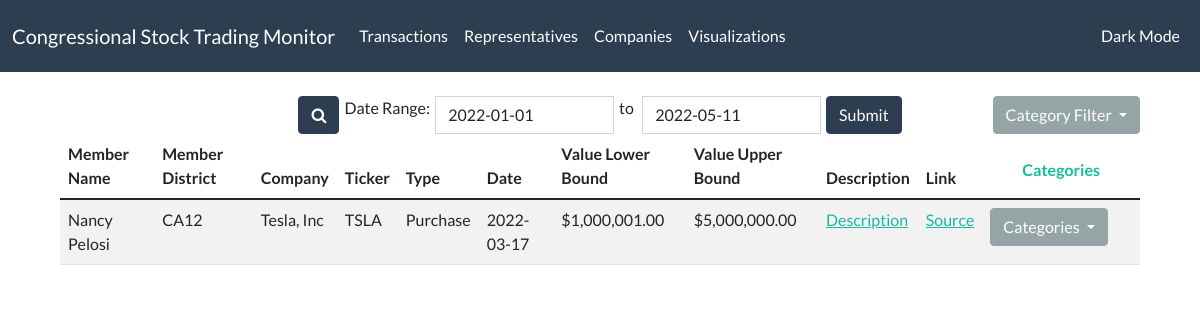
The page / on the database its author committed.
### tables this page shows
CREATE TABLE all_transaction (
    id INTEGER PRIMARY KEY AUTOINCREMENT,
    member_name TEXT NOT NULL,
    state_district_number TEXT NOT NULL,
    company TEXT NOT NULL,
    ticker TEXT NOT NULL,
    transaction_type TEXT NOT NULL,
    transaction_date DATE NOT NULL,
    value_lb INTEGER NOT NULL,
    value_ub INTEGER NOT NULL,
    description TEXT DEFAULT NULL,
    link TEXT NOT NULL
);

### app.py (the view)
@app.route('/', methods=['GET', 'POST'])
def root_dir():
    today = date.today()
    year_start = date(today.year, 1, 1)
    cookie = request.cookies.get('categories')
    if cookie:
        categories = list(loads(cookie).keys())
    else:
        categories = []
    if request.method == 'POST':
        range_start = date.fromisoformat(request.form["range_start"])
        range_end = date.fromisoformat(request.form["range_end"])
        transactions_list = get_transactions_btwn_years("POST", request, range_start, range_end)
    else:
        transactions_list = get_transactions_btwn_years("GET", request, year_start, today)
    return render_template("transactions.html", data=transactions_list, start=get_earliest_year(),
                           today=today, year_start=year_start, dark_mode=is_dark_mode(), categories=categories)

### app.py (called while the page is built)
def is_dark_mode():
    return "False" if "dark_mode" not in request.cookies else request.cookies["dark_mode"]

### cstm/database_helpers.py (called while the page is built)
def get_db_connection(db_file: str = db_file_path) -> sqlite3.Connection:
    conn = sqlite3.connect(db_file)
    conn.row_factory = sqlite3.Row
    return conn

def generate_select_query(selected_key: List[str], the_table_name: str, where_conditions: List[str] = [],
                          group_by: str = '',
                          order_by: str = '') -> str:
    select_string = 'SELECT ' + selected_key[0] if len(selected_key) != 0 else 'SELECT *'
    for variable_name in selected_key[1:]:
        select_string = select_string + ", " + variable_name
    from_string = " FROM " + the_table_name
    where_string = " WHERE " + aggregating_conditions(where_conditions) if len(where_conditions) != 0 else ""
    group_by_string = " GROUP BY " + group_by if group_by != '' else ''
    order_by_string = " ORDER BY " + order_by if order_by != '' else ''
    return select_string + from_string + where_string + group_by_string + order_by_string

def get_earliest_year() -> int:
    return 2013

def get_transactions_btwn_years(method: str, request: Request, date_lower: date, date_upper: date) -> list:
    connection = get_db_connection(db_file_path)
    cur = connection.cursor()
    keys = []
    where_conditions = [value_between("transaction_date", date_lower.isoformat(), date_upper.isoformat(),
                                      bound_is_str=True)]
    if method == "POST" and check_transactions_advanced_search(request):
        where_conditions += get_transactions_advanced_search(request)
    full_query = generate_select_query(keys, table_name, where_conditions)
    cur.execute(full_query)
    connection.commit()
    data = cur.fetchall()
    return data

### cstm/query.py (called while the page is built)
def expression_wrapper(expression: Union[str, int], is_str: bool) -> str:
    if expression == '':
        return expression
    return f'\'{expression}\'' if is_str else f'{expression}'

def value_between(expression: str, lower_bound: Union[int, str], upper_bound: Union[int, str],
                  bound_is_str: bool = False):
    if lower_bound == "" or upper_bound == "" or expression == "":
        return "TRUE"
    return f"{expression} BETWEEN {expression_wrapper(lower_bound, bound_is_str)} AND " \
           f"{expression_wrapper(upper_bound, bound_is_str)}"

### templates/transactions.html (shortened to what this page needs)
{% extends "base.html" %}
{% block head %}
    {{ super() }}
{% endblock %}
{% block content %}
    {% include "partials/category_listing.html" %}
    {% include "partials/transaction_search.html" %}
    {% include "partials/transaction_table.html" %}
{% endblock %}
{% block styles %}
<link rel="stylesheet" href="https://cdnjs.cloudflare.com/ajax/libs/bootstrap-datepicker/1.9.0/css/bootstrap-datepicker3.min.css">
<link rel="stylesheet" type="text/css" href="https://cdn.datatables.net/v/bs5/jq-3.6.0/dt-1.11.5/b-2.2.2/b-html5-2.2.2/datatables.min.css"/>
{% endblock %}

### templates/partials/transaction_table.html (shortened to what this page needs)
{% block content %}
<div class="mx-auto" style="width: 90vw">
    <table id="data" class="table table-striped table-hover">
        <thead class="thead-dark">
          <tr>
            <th>Member Name</th>
            <th>Member District</th>
            <th>Company</th>
            <th>Ticker</th>
            <th>Type</th>
            <th>Date</th>
            <th>Value Lower Bound</th>
            <th>Value Upper Bound</th>
            <th>Description</th>
            <th>Link</th>
            <th><a class="nav-link" data-bs-toggle="tooltip" data-bs-html="true" data-bs-placement="bottom" title="Add transaction to categories" href="#" style="text-decoration: none;">Categories</a></th>
          </tr>
        </thead>
        <tbody>
          {% for entry in data %}
            <tr>
                <td>{{ entry.member_name }}</td>
                <td>{{ entry.state_district_number }}</td>
                <td>{{ entry.company }}</td>
                <td>{{ entry.ticker }}</td>
                <td>{{ "Purchase" if "P" == entry.transaction_type else "Sale" }}</td>
                <td>{{ entry.transaction_date }}</td>
                <td>{{ "${:,.2f}".format(entry.value_lb) }}</td>
                <td>{{ "${:,.2f}".format(entry.value_ub) }}</td>
                <td>
                    {% if entry.description == "None" %}
                        None
                    {% else %}
                        {% set modal_id = "modal_" + entry.id|string %}
                        <a type="button" class="link" data-bs-toggle="modal" data-bs-target="#{{modal_id}}">Description</button>
                    {% endif %}
                </td>
                <td><a href="{{ entry.link }}">Source</a></td>
                <td>
                  {% include "partials/category_dropdown.html" %}
                </td>
            </tr>
          {% endfor %}
        </tbody>
      </table>
    </div>
{% endblock %}

### templates/partials/category_dropdown.html (shortened to what this page needs)
<div class="dropdown">
    <button class="btn btn-secondary dropdown-toggle" type="button" id="dropdownMenu2" data-bs-toggle="dropdown" data-bs-auto-close="outside">
        Categories
      </button>

### rows shown on the page
all_transaction: member_name "Nancy Pelosi", state_district_number "CA12", company "Tesla, Inc", ticker "TSLA", transaction_type "Purchase", transaction_date "2022-03-17", value_lb "$1,000,001.00", value_ub "$5,000,000.00"

### other values the page prints
{{ "Dark Mode" if  dark_mode == "False" else "Light Mode" }} "Dark Mode"
